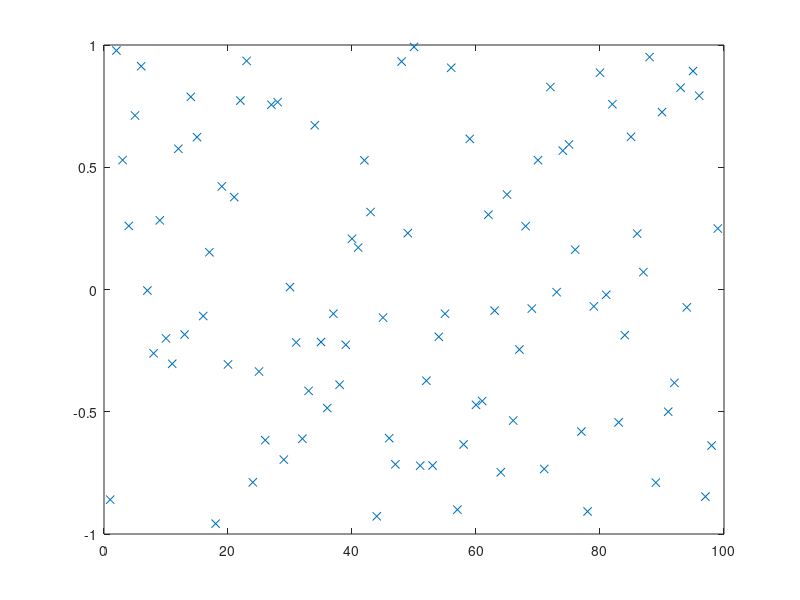

This figure's MATLAB source: (Note: this script raises an error after producing the figure.)
% script <a href="matlab:NR_BlockInsertionSortTest">NR_BlockInsertionSortTest</a>
% Test <a href="matlab:help NR_BlockInsertionSort">NR_BlockInsertionSort</a> on a random set of data.
% Numerical Renaissance codebase, Chapter 7, https://github.com/tbewley/NR
% Copyright 2022 by Thomas Bewley, distributed under BSD 3-Clause License. 

n=99; D=2*rand(n,1)-1; close all,    plot(D(:,1),'x'), pause(0.1)
[D,index]=NR_BlockInsertionSort(D,1,n); plot(D(:,1),'x')

% end script NR_BlockInsertionSortTest
